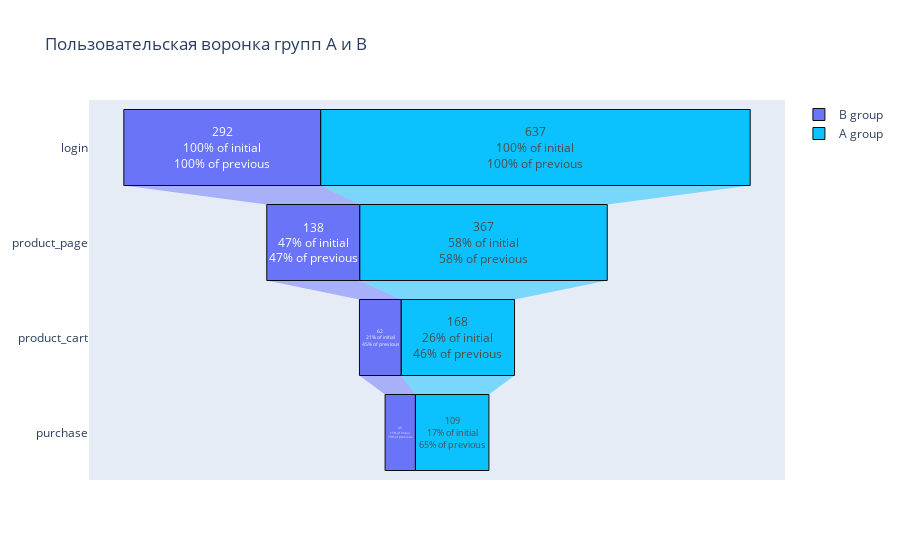

Here is the notebook cell this chart was saved with:
### Markdown cell above
Отфильтровав пользователей без начального логирования, мы получили новые воронки для обоих групп. Построим график воронки.

### Code cell
fig = go.Figure({"layout": {"title": {"text": "Пользовательская воронка групп A и B"}}})
funnel_a = groups.loc[groups['group'] == 'A']
funnel_b = groups.loc[groups['group'] == 'B']

fig = fig.add_trace(go.Funnel(
                name = 'B group',
                orientation = "h",
                textposition = "inside",
                y = funnel_b['event_name'],
                x = funnel_b['users'],
                opacity = 0.95,
                textinfo = "value+percent previous+percent initial",
                marker = {
                "line": {"width": 1, "color": "black"}}))

fig = fig.add_trace(go.Funnel(
                name = 'A group',
                orientation = "h",
                textposition = "inside",
                y = funnel_a['event_name'],
                x = funnel_a['users'],
                textinfo = "value+percent previous+percent initial",
                opacity = 0.95,
                marker = {"color": "deepskyblue",
                "line": {"width": 1, "color": "black"}}))

fig.show()

### Figure 1 — Plotly figure (JSON) as saved in the notebook; plotly's stock layout.template omitted (floating-point values rounded to 4 significant figures)
{"data": [{"marker": {"line": {"color": "black", "width": 1}}, "name": "B group", "opacity": 0.95, "orientation": "h", "textinfo": "value+percent previous+percent initial", "textposition": "inside", "type": "funnel", "x": [292, 138, 62, 45], "y": ["login", "product_page", "product_cart", "purchase"]}, {"marker": {"color": "deepskyblue", "line": {"color": "black", "width": 1}}, "name": "A group", "opacity": 0.95, "orientation": "h", "textinfo": "value+percent previous+percent initial", "textposition": "inside", "type": "funnel", "x": [637, 367, 168, 109], "y": ["login", "product_page", "product_cart", "purchase"]}], "layout": {"autosize": true, "title": {"text": "Пользовательская воронка групп A и B"}, "xaxis": {"autorange": true, "range": [-516.1, 516.1], "type": "linear"}, "yaxis": {"autorange": true, "range": [3.5, -0.5], "type": "category"}}}
